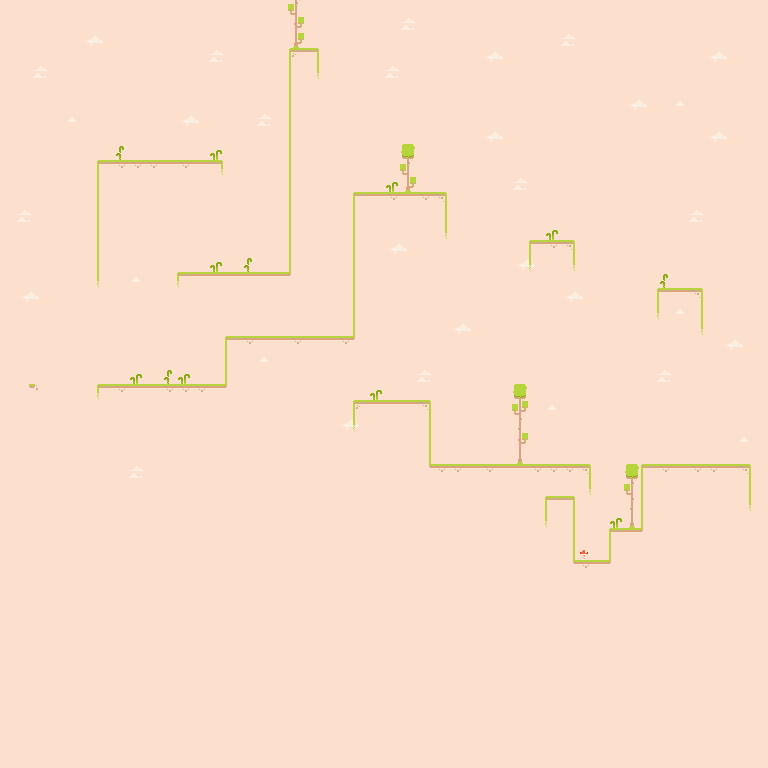

This game map was drawn from its Tiled (.tmx) file and the tilesets committed beside it. A one-line description and the trimmed map source follow:
An orthogonal 48x48 tile map with 16x16 px tiles, 4 tile layers (BG, Clouds, Visuals, Ground) and 9 objects (5x enemy, 2x bug_yellow, player_spawn, bug_blue).

<map version="1.5" tiledversion="1.7.2" orientation="orthogonal" renderorder="right-down" width="48" height="48" tilewidth="16" tileheight="16" infinite="0" nextlayerid="6" nextobjectid="14">
 <tileset firstgid="1" source="../tilemap.tsx" />
 <layer id="1" name="BG" width="48" height="48" locked="1">
  <properties>
   <property name="unity:SortingLayer" value="Background" />
  </properties>
  <data>[2304 cells, 2304 non-empty, 1 distinct tile ids]</data>
 </layer>
 <layer id="5" name="Clouds" width="48" height="48">
  <properties>
   <property name="unity:SortingLayer" value="Background" />
  </properties>
  <data>[2304 cells, 47 non-empty, 4 distinct tile ids]</data>
 </layer>
 <layer id="3" name="Visuals" width="48" height="48">
  <data>[2304 cells, 25 non-empty, 10 distinct tile ids]</data>
 </layer>
 <layer id="2" name="Ground" width="48" height="48">
  <properties>
   <property name="unity:layer" value="Ground" />
  </properties>
  <data>[2304 cells, 138 non-empty, 18 distinct tile ids]</data>
 </layer>
 <objectgroup id="4" name="Objects">
  <object id="1" type="player_spawn" x="112" y="144">
   <point />
  </object>
  <object id="2" type="bug_yellow" x="240" y="304" />
  <object id="3" type="bug_yellow" x="368" y="384" />
  <object id="4" type="bug_blue" x="720" y="448" />
  <object id="5" type="enemy" x="464" y="464" />
  <object id="8" type="enemy" x="560" y="464" />
  <object id="9" type="enemy" x="400" y="192" />
  <object id="12" type="enemy" x="624" y="528" />
  <object id="13" type="enemy" x="560" y="496" />
 </objectgroup>
</map>
